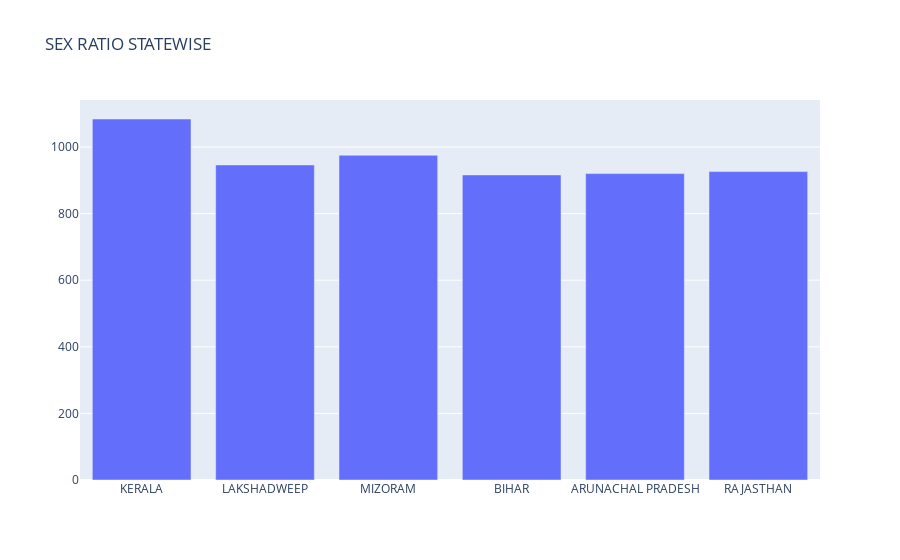

Write notebook code for a chart like this one.
### Code cell
x_data = top_bottom['STATNAME']

fig = go.Figure(data=[
    go.Bar(name='SEX RATION',x = x_data, y=top_bottom['SEXRATIO'])
])
# Change the bar mode
fig.update_layout(barmode='group', title="SEX RATIO STATEWISE")
fig.show()

### Figure 1 — Plotly figure (JSON) as saved in the notebook; plotly's stock layout.template omitted (floating-point values rounded to 4 significant figures)
{"data": [{"name": "SEX RATION", "type": "bar", "x": ["KERALA", "LAKSHADWEEP", "MIZORAM", "BIHAR", "ARUNACHAL PRADESH", "RAJASTHAN"], "y": [1084, 946, 975, 916, 920, 926]}], "layout": {"barmode": "group", "title": {"text": "SEX RATIO STATEWISE"}}}
